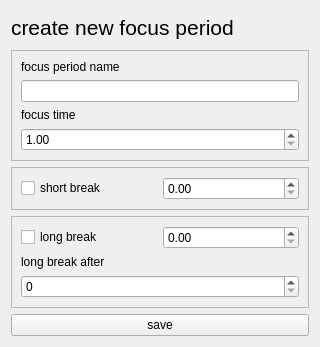
<?xml version="1.0" encoding="UTF-8"?>
<ui version="4.0">
 <class>Form</class>
 <widget class="QWidget" name="Form">
  <property name="geometry">
   <rect>
    <x>0</x>
    <y>0</y>
    <width>320</width>
    <height>347</height>
   </rect>
  </property>
  <property name="windowTitle">
   <string>Form</string>
  </property>
  <layout class="QVBoxLayout" name="verticalLayout_3">
   <item>
    <widget class="QLabel" name="main_label">
     <property name="font">
      <font>
       <pointsize>16</pointsize>
      </font>
     </property>
     <property name="text">
      <string>create new focus period</string>
     </property>
    </widget>
   </item>
   <item>
    <widget class="QFrame" name="focus_frame">
     <property name="frameShape">
      <enum>QFrame::Shape::StyledPanel</enum>
     </property>
     <property name="frameShadow">
      <enum>QFrame::Shadow::Raised</enum>
     </property>
     <layout class="QVBoxLayout" name="verticalLayout">
      <item>
       <widget class="QLabel" name="focus_name_label">
        <property name="text">
         <string>focus period name</string>
        </property>
       </widget>
      </item>
      <item>
       <widget class="QLineEdit" name="focus_name_entry"/>
      </item>
      <item>
       <widget class="QLabel" name="focus_time_label">
        <property name="text">
         <string>focus time</string>
        </property>
       </widget>
      </item>
      <item>
       <widget class="QDoubleSpinBox" name="focus_time_spinbox">
        <property name="minimum">
         <double>1.000000000000000</double>
        </property>
        <property name="maximum">
         <double>1000.000000000000000</double>
        </property>
       </widget>
      </item>
     </layout>
    </widget>
   </item>
   <item>
    <widget class="QFrame" name="short_break_frame">
     <property name="frameShape">
      <enum>QFrame::Shape::StyledPanel</enum>
     </property>
     <property name="frameShadow">
      <enum>QFrame::Shadow::Raised</enum>
     </property>
     <layout class="QHBoxLayout" name="horizontalLayout">
      <item>
       <widget class="QCheckBox" name="short_break_checkbox">
        <property name="text">
         <string>short break</string>
        </property>
       </widget>
      </item>
      <item>
       <widget class="QDoubleSpinBox" name="short_break_spinbox">
        <property name="enabled">
         <bool>true</bool>
        </property>
       </widget>
      </item>
     </layout>
    </widget>
   </item>
   <item>
    <widget class="QFrame" name="long_break_frame">
     <property name="frameShape">
      <enum>QFrame::Shape::StyledPanel</enum>
     </property>
     <property name="frameShadow">
      <enum>QFrame::Shadow::Raised</enum>
     </property>
     <layout class="QVBoxLayout" name="verticalLayout_2">
      <item>
       <layout class="QHBoxLayout" name="horizontalLayout_2">
        <item>
         <widget class="QCheckBox" name="long_break_checkbox">
          <property name="text">
           <string>long break</string>
          </property>
         </widget>
        </item>
        <item>
         <widget class="QDoubleSpinBox" name="long_break_spinbox"/>
        </item>
       </layout>
      </item>
      <item>
       <widget class="QLabel" name="long_break_after_label">
        <property name="text">
         <string>long break after</string>
        </property>
       </widget>
      </item>
      <item>
       <widget class="QSpinBox" name="long_break_after_spinbox"/>
      </item>
     </layout>
    </widget>
   </item>
   <item>
    <widget class="QPushButton" name="save_btn">
     <property name="text">
      <string>save</string>
     </property>
    </widget>
   </item>
  </layout>
 </widget>
 <resources/>
 <connections/>
</ui>
